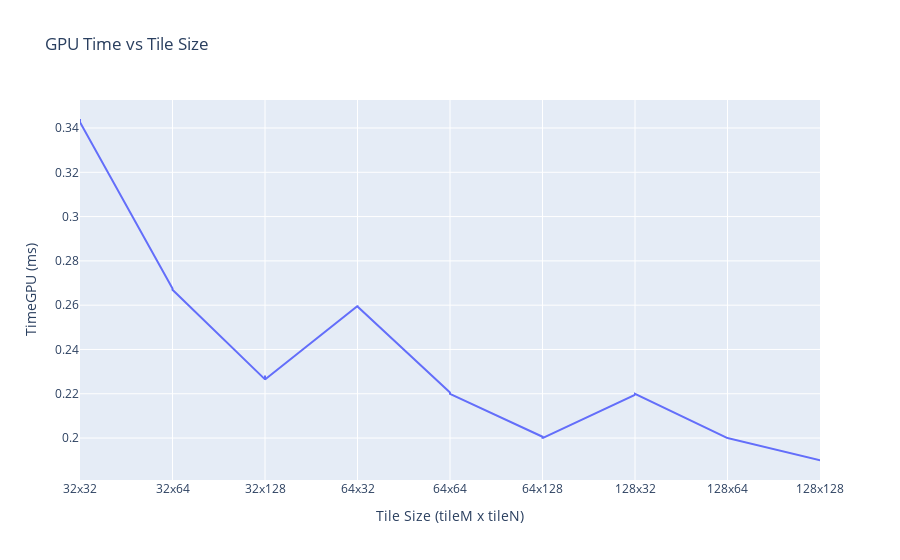
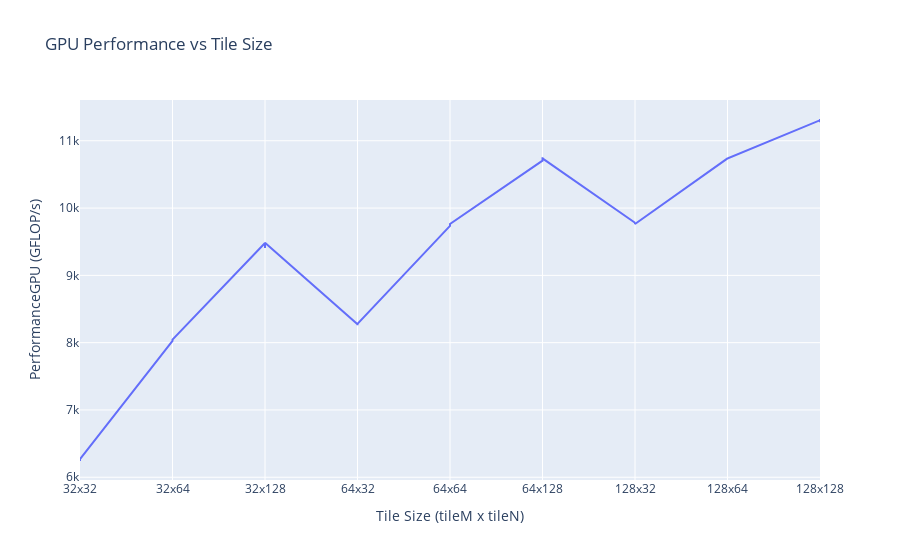

Notebook code cell kept with these figures, in order:
### Code cell
# Load the fixed matrix size CSV file into a DataFrame
df = pd.read_csv('data/gemmTileBatchTestsFixedMNK.csv')

# Create a new column 'Tile Size' by combining tileM and tileN
df['Tile Size'] = df['tileM'].astype(str) + 'x' + df['tileN'].astype(str)

# Plot 1: TimeGPU vs Tile Size
fig1 = px.line(df, x='Tile Size', y='TimeGPU(ms)',
               title='GPU Time vs Tile Size',
               labels={'Tile Size': 'Tile Size (tileM x tileN)', 'TimeGPU(ms)': 'TimeGPU (ms)'})
fig1.show()

# Plot 2: PerformanceGPU vs Tile Size
fig2 = px.line(df, x='Tile Size', y='PerformanceGPU(GFLOP/s)',
               title='GPU Performance vs Tile Size',
               labels={'Tile Size': 'Tile Size (tileM x tileN)', 'PerformanceGPU(GFLOP/s)': 'PerformanceGPU (GFLOP/s)'})
fig2.show()

### Figure 1 — Plotly figure (JSON) as saved in the notebook; plotly's stock layout.template omitted (floating-point values rounded to 4 significant figures)
{"data": [{"hovertemplate": "Tile Size (tileM x tileN)=%{x}<br>TimeGPU (ms)=%{y}<extra></extra>", "legendgroup": "", "line": {"color": "#636efa", "dash": "solid"}, "marker": {"symbol": "circle"}, "mode": "lines", "name": "", "orientation": "v", "showlegend": false, "type": "scatter", "x": ["32x32", "32x32", "32x32", "32x64", "32x64", "32x64", "32x128", "32x128", "32x128", "64x32", "64x32", "64x32", "64x64", "64x64", "64x64", "64x128", "64x128", "64x128", "128x32", "128x32", "128x32", "128x64", "128x64", "128x64", "128x128", "128x128", "128x128"], "xaxis": "x", "y": [0.3437, 0.3441, 0.3426, 0.2676, 0.267, 0.267, 0.2265, 0.2283, 0.2264, 0.2596, 0.26, 0.2594, 0.2206, 0.2208, 0.22, 0.2006, 0.1997, 0.2, 0.2195, 0.2194, 0.22, 0.2, 0.1998, 0.2, 0.19, 0.1905, 0.1896], "yaxis": "y"}], "layout": {"legend": {"tracegroupgap": 0}, "title": {"text": "GPU Time vs Tile Size"}, "xaxis": {"anchor": "y", "domain": [0, 1], "title": {"text": "Tile Size (tileM x tileN)"}}, "yaxis": {"anchor": "x", "domain": [0, 1], "title": {"text": "TimeGPU (ms)"}}}}

### Figure 2 — Plotly figure (JSON) as saved in the notebook; plotly's stock layout.template omitted (floating-point values rounded to 4 significant figures)
{"data": [{"hovertemplate": "Tile Size (tileM x tileN)=%{x}<br>PerformanceGPU (GFLOP/s)=%{y}<extra></extra>", "legendgroup": "", "line": {"color": "#636efa", "dash": "solid"}, "marker": {"symbol": "circle"}, "mode": "lines", "name": "", "orientation": "v", "showlegend": false, "type": "scatter", "x": ["32x32", "32x32", "32x32", "32x64", "32x64", "32x64", "32x128", "32x128", "32x128", "64x32", "64x32", "64x32", "64x64", "64x64", "64x64", "64x128", "64x128", "64x128", "128x32", "128x32", "128x32", "128x64", "128x64", "128x64", "128x128", "128x128", "128x128"], "xaxis": "x", "y": [6249.0, 6242.0, 6268.0, 8026.0, 8044.0, 8044.0, 9481.0, 9408.0, 9485.0, 8273.0, 8260.0, 8279.0, 9736.0, 9727.0, 9763.0, 10710.0, 10750.0, 10740.0, 9781.0, 9786.0, 9763.0, 10740.0, 10750.0, 10740.0, 11310.0, 11275, 11320.0], "yaxis": "y"}], "layout": {"legend": {"tracegroupgap": 0}, "title": {"text": "GPU Performance vs Tile Size"}, "xaxis": {"anchor": "y", "domain": [0, 1], "title": {"text": "Tile Size (tileM x tileN)"}}, "yaxis": {"anchor": "x", "domain": [0, 1], "title": {"text": "PerformanceGPU (GFLOP/s)"}}}}
